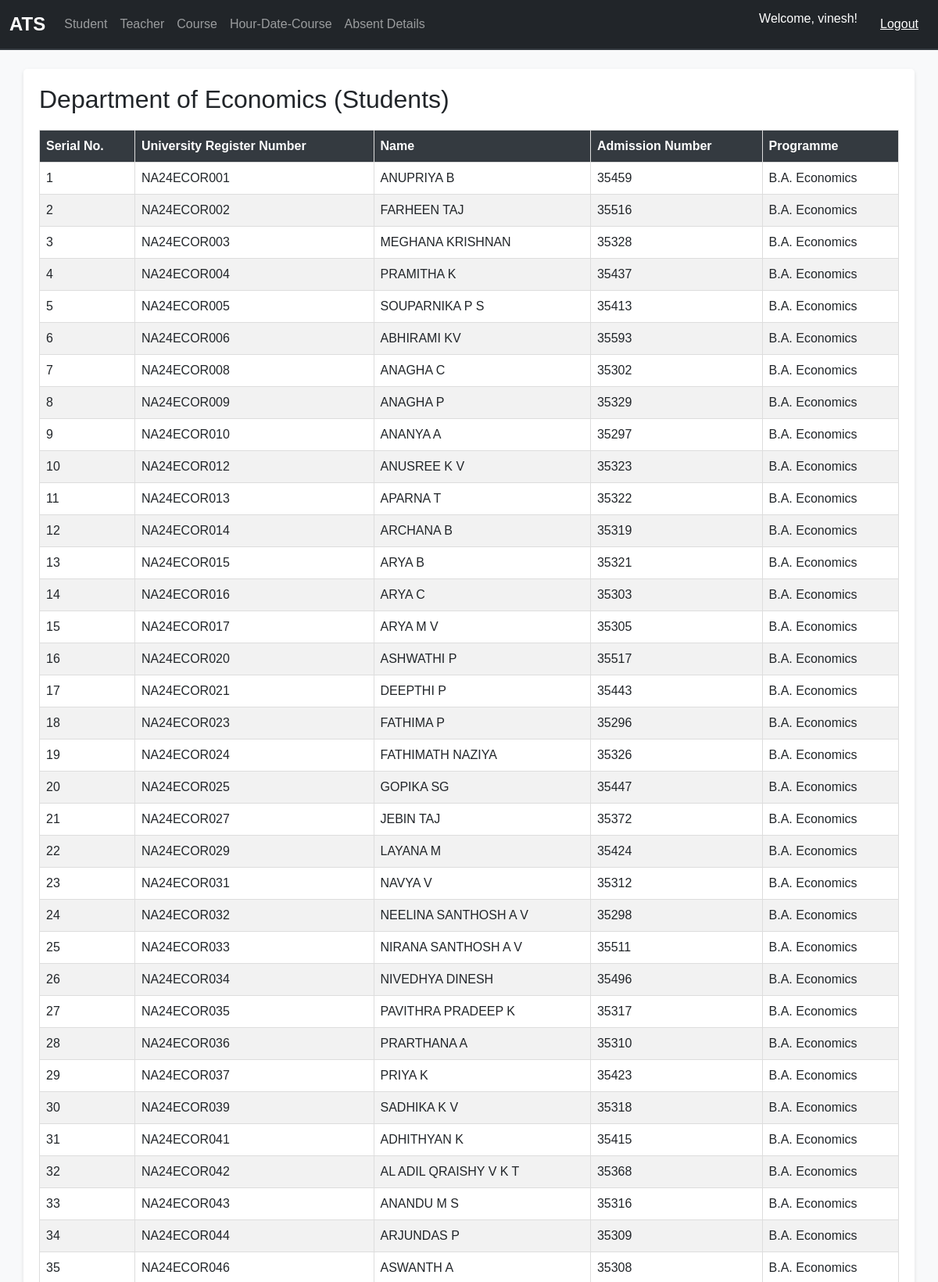
The app's page /students/ (signed in, upper part) with its own data.
### attendance/models.py (models this page shows, shortened)
class Department(models.Model):
    name = models.CharField(max_length=255, unique=True)
    def __str__(self):
        return self.name

class Student(models.Model):
    name = models.CharField(max_length=255)
    university_register_number = models.CharField(max_length=50, unique=True)
    admission_number = models.CharField(max_length=50, unique=True)
    programme = models.ForeignKey(Programme, on_delete=models.CASCADE, related_name="students")

class Programme(models.Model):
    name = models.CharField(max_length=255)
    department = models.ForeignKey(Department, on_delete=models.CASCADE, related_name="programmes")

### attendance/views.py (the view)
# urls.py: path('students/', views.student_list, name='student_list'),
@login_required
def student_list(request):
    teacher = Teacher.objects.get(user=request.user)
    department = teacher.department
    students = Student.objects.filter(programme__department=department).order_by('university_register_number')
    return render(request, 'attendance/student_list.html', {'students': students, 'department':department})

### attendance/context_processors.py (called while the page is built)
def is_hod(request):
    return {'is_hod': request.user.groups.filter(name='HoD').exists()}

### attendance/templates/attendance/student_list.html (shortened to what this page needs)
{% extends 'base.html' %}
{% block content %}
    <h2> Department of {{ department }} (Students)</h2>
    <table>
        <thead>
            <tr>
                <th>Serial No.</th>
                <th>University Register Number</th>
                <th>Name</th>
                <th>Admission Number</th>
                <th>Programme</th>
            </tr>
        </thead>
        <tbody>
            {% for student in students %}
                <tr>
                    <td>{{ forloop.counter }}</td>
                    <td>{{ student.university_register_number }}</td>
                    <td>{{ student.name }}</td>
                    <td>{{ student.admission_number }}</td>
                    <td>{{ student.programme.name }}</td>
                </tr>
            {% empty %}
                <tr>
                    <td {% if is_hod %}colspan="6"{% else %}colspan="5"{% endif %} class="text-center">No students found.</td>
                </tr>
            {% endfor %}
        </tbody>
    </table>
{% endblock %}

### templates/base.html (shortened to what this page needs)
{% load static %}
<!DOCTYPE html>
<html lang="en">
<head>
    <link href="https://cdn.jsdelivr.net/npm/bootstrap@5.3.0/dist/css/bootstrap.min.css" rel="stylesheet">
    <link rel="stylesheet" href="{% static 'base.css' %}">
</head>
<body>
    <nav class="navbar navbar-expand-lg navbar-dark bg-dark">
        <div class="container-fluid">
            <a class="navbar-brand" href="{% url 'index' %}">ATS</a>
            <div class="collapse navbar-collapse" id="navbarNav">
                <ul class="navbar-nav me-auto">
                    <li class="nav-item">
                        <a class="nav-link" href="{% url 'student_list' %}">Student</a>
                    </li>
                    <li class="nav-item">
                        <a class="nav-link" href="{% url 'teacher_list' %}">Teacher</a>
                    </li>
                    <li class="nav-item">
                        <a class="nav-link" href="{% url 'course_list' %}">Course</a>
                    </li>
                    <li class="nav-item">
                        <a class="nav-link" href="{% url 'hour_date_course_form' %}">Hour-Date-Course</a>
                    </li>
                    <li class="nav-item">
                        <a class="nav-link" href="{% url 'absent_details_form' %}">Absent Details</a>
                    </li>
                </ul>
                {% if user.is_authenticated %}
                <ul class="navbar-nav">
                    <li class="nav-item">
                        <span class="navbar-text text-white me-3">Welcome, {{ user.username }}!</span>
                    </li>
                    <li>
                        <a href="{% url 'logout' %}"><button type="button" class="btn btn-link text-white">Logout</button></a>
                    </li>
                </ul>
                {% else %}
                <ul class="navbar-nav">
                    <li class="nav-item">
                        <a class="nav-link" href="#">Login</a>
                    </li>
                </ul>
                {% endif %}
            </div>
        </div>
    </nav>
    <div class="container mt-4">
        {% block content %}{% endblock %}
    </div>
</body>
</html>

### static/base.css (style rules this page uses)
html, body { font-family: 'Arial', sans-serif; background-color: #f8f9fa; color: #212529; height: 100%; margin: 0; display: flex; flex-direction: column; }
.navbar { border-bottom: 2px solid #343a40; }
.navbar-brand { font-weight: bold; font-size: 1.5rem; }
.nav-item .nav-link { font-size: 1rem; padding: 0.5rem 1rem; transition: color 0.2s ease-in-out; }
.container { flex: 1; background-color: #ffffff; border-radius: 5px; box-shadow: 0 2px 5px rgba(0, 0, 0, 0.1); padding: 20px; }
table { width: 100%; border-collapse: collapse; margin: 20px 0; }
table th, table td { border: 1px solid #ddd; padding: 8px; text-align: left; }
table th { background-color: #343a40; color: #ffffff; }
table tr:nth-child(even) { background-color: #f2f2f2; }
.mt-4 { margin-top: 1.5rem; }

### records on screen
Department: name "Economics"
Student: university_register_number "NA24ECOR001", name "ANUPRIYA B", admission_number "35459", programme.name "B.A. Economics"
Student: university_register_number "NA24ECOR002", name "FARHEEN TAJ", admission_number "35516", programme.name "B.A. Economics"
Student: university_register_number "NA24ECOR003", name "MEGHANA KRISHNAN", admission_number "35328", programme.name "B.A. Economics"
Student: university_register_number "NA24ECOR004", name "PRAMITHA K", admission_number "35437", programme.name "B.A. Economics"
Student: university_register_number "NA24ECOR005", name "SOUPARNIKA P S", admission_number "35413", programme.name "B.A. Economics"
Student: university_register_number "NA24ECOR006", name "ABHIRAMI KV", admission_number "35593", programme.name "B.A. Economics"
Student: university_register_number "NA24ECOR008", name "ANAGHA C", admission_number "35302", programme.name "B.A. Economics"
Student: university_register_number "NA24ECOR009", name "ANAGHA P", admission_number "35329", programme.name "B.A. Economics"
Student: university_register_number "NA24ECOR010", name "ANANYA A", admission_number "35297", programme.name "B.A. Economics"
Student: university_register_number "NA24ECOR012", name "ANUSREE K V", admission_number "35323", programme.name "B.A. Economics"
Student: university_register_number "NA24ECOR013", name "APARNA T", admission_number "35322", programme.name "B.A. Economics"
Student: university_register_number "NA24ECOR014", name "ARCHANA B", admission_number "35319", programme.name "B.A. Economics"
Student: university_register_number "NA24ECOR015", name "ARYA B", admission_number "35321", programme.name "B.A. Economics"
Student: university_register_number "NA24ECOR016", name "ARYA C", admission_number "35303", programme.name "B.A. Economics"
Student: university_register_number "NA24ECOR017", name "ARYA M V", admission_number "35305", programme.name "B.A. Economics"
Student: university_register_number "NA24ECOR020", name "ASHWATHI P", admission_number "35517", programme.name "B.A. Economics"
Student: university_register_number "NA24ECOR021", name "DEEPTHI P", admission_number "35443", programme.name "B.A. Economics"
Student: university_register_number "NA24ECOR023", name "FATHIMA P", admission_number "35296", programme.name "B.A. Economics"
Student: university_register_number "NA24ECOR024", name "FATHIMATH NAZIYA", admission_number "35326", programme.name "B.A. Economics"
Student: university_register_number "NA24ECOR025", name "GOPIKA SG", admission_number "35447", programme.name "B.A. Economics"
Student: university_register_number "NA24ECOR027", name "JEBIN TAJ", admission_number "35372", programme.name "B.A. Economics"
Student: university_register_number "NA24ECOR029", name "LAYANA M", admission_number "35424", programme.name "B.A. Economics"
Student: university_register_number "NA24ECOR031", name "NAVYA V", admission_number "35312", programme.name "B.A. Economics"
Student: university_register_number "NA24ECOR032", name "NEELINA SANTHOSH A V", admission_number "35298", programme.name "B.A. Economics"
Student: university_register_number "NA24ECOR033", name "NIRANA SANTHOSH A V", admission_number "35511", programme.name "B.A. Economics"
Student: university_register_number "NA24ECOR034", name "NIVEDHYA DINESH", admission_number "35496", programme.name "B.A. Economics"
Student: university_register_number "NA24ECOR035", name "PAVITHRA PRADEEP K", admission_number "35317", programme.name "B.A. Economics"
Student: university_register_number "NA24ECOR036", name "PRARTHANA A", admission_number "35310", programme.name "B.A. Economics"
Student: university_register_number "NA24ECOR037", name "PRIYA K", admission_number "35423", programme.name "B.A. Economics"
Student: university_register_number "NA24ECOR039", name "SADHIKA K V", admission_number "35318", programme.name "B.A. Economics"
Student: university_register_number "NA24ECOR041", name "ADHITHYAN K", admission_number "35415", programme.name "B.A. Economics"
Student: university_register_number "NA24ECOR042", name "AL ADIL QRAISHY V K T", admission_number "35368", programme.name "B.A. Economics"
Student: university_register_number "NA24ECOR043", name "ANANDU M S", admission_number "35316", programme.name "B.A. Economics"
Student: university_register_number "NA24ECOR044", name "ARJUNDAS P", admission_number "35309", programme.name "B.A. Economics"
Student: university_register_number "NA24ECOR046", name "ASWANTH A", admission_number "35308", programme.name "B.A. Economics"

### other values on screen
{{ user.username }} "vinesh"
